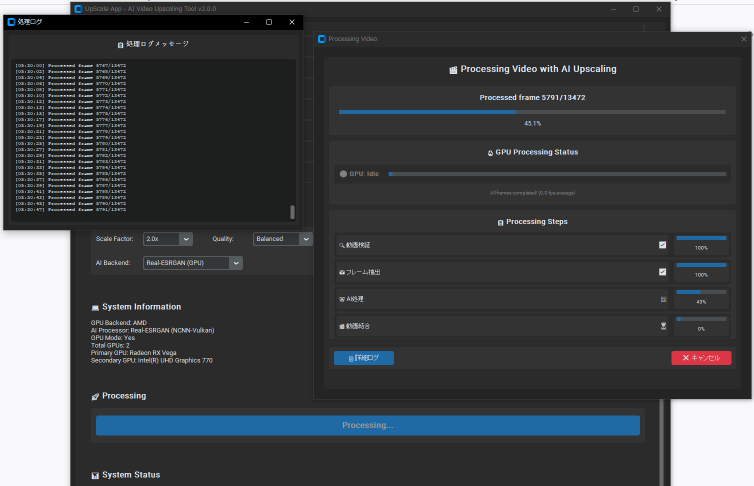
#> input picture screeenshot.png, 1508 x 971 px (shown at 1/2 size)
$ python -i mock_waifu2x.py   (imports and definitions only)
#> lines starting #> are read from the running program, lines starting #| are printed output that depends on the picture
#> further down, picture is the input picture: PIL image 1508x971 RGBA; mean R, G, B, A 63, 65.7, 68.1, 255
"""
Mock Waifu2x Implementation for Testing GUI without Real Dependencies
This provides a fallback implementation when actual waifu2x packages are not available
"""

import logging
from PIL import Image
from typing import List, Optional, Callable, Dict, Any
from pathlib import Path
import time

logger = logging.getLogger(__name__)

class MockWaifu2xUpscaler:
    """
    Mock implementation of Waifu2x upscaler for GUI testing
    Performs simple upscaling using traditional algorithms
    """

    def __init__(self,
                 backend: str = "mock",
                 gpu_id: int = 0,
                 scale: int = 2,
                 noise: int = 1,
                 model: str = "models-cunet"):
        self.backend = "mock"
        self.gpu_id = gpu_id
        self.scale = scale
        self.noise = noise
        self.model = model
        self._available = True

        logger.info(f"Mock Waifu2x initialized - Scale: {self.scale}x, Noise: {self.noise}")

    def is_available(self) -> bool:
        """Check if mock waifu2x is available"""
        return self._available

    def upscale_image(self, image: Image.Image) -> Optional[Image.Image]:
        """
        Mock upscale using simple algorithms
        Simulates waifu2x processing time and applies basic upscaling
        """
        if not self._available:
            logger.error("Mock Waifu2x not available")
            return None

        try:
            # Convert RGBA to RGB if necessary
            if image.mode == 'RGBA':
                background = Image.new('RGB', image.size, (255, 255, 255))
#> background: PIL image 1508x971 RGB; every value is 255
                background.paste(image, mask=image.split()[-1])
                image = background
            elif image.mode != 'RGB':
                image = image.convert('RGB')

            # Simulate processing time
            time.sleep(0.1)  # Brief delay to simulate processing

            # Calculate new dimensions
            width, height = image.size
#> width = 1508; height = 971
            new_width = int(width * self.scale)
#> new_width = 3016
            new_height = int(height * self.scale)
#> new_height = 1942

            # Use LANCZOS for high quality resizing (simulating waifu2x)
            upscaled = image.resize((new_width, new_height), Image.LANCZOS)

            # Apply slight sharpening to simulate AI enhancement
            from PIL import ImageFilter, ImageEnhance

            # Apply unsharp mask for better edge definition
            upscaled = upscaled.filter(ImageFilter.UnsharpMask(radius=1, percent=150, threshold=3))
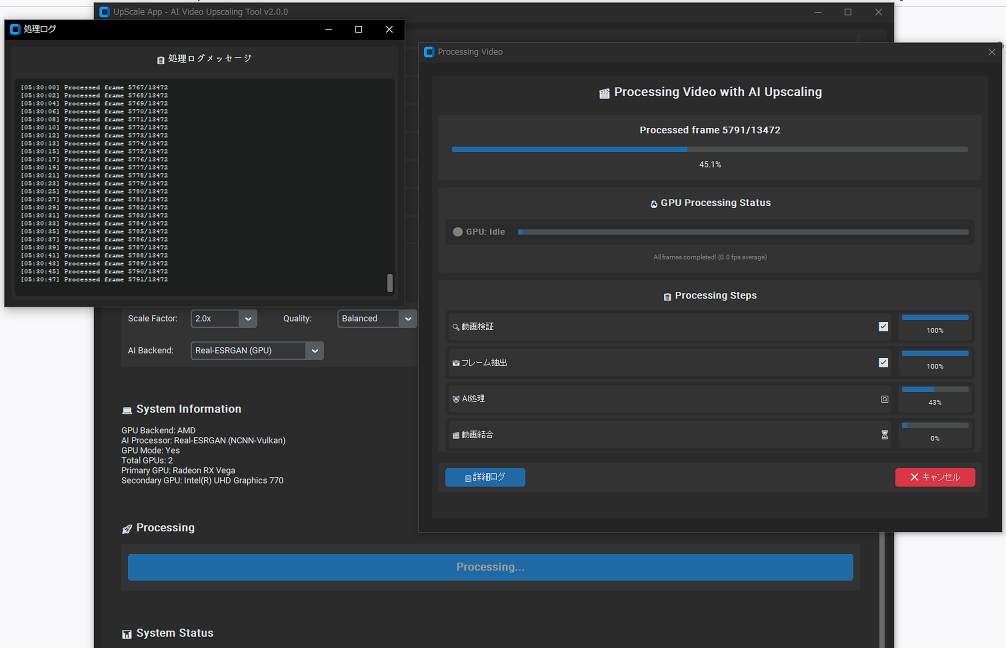
#> upscaled: PIL image 3016x1942 RGB (shown at 1/3 size); mean R, G, B 63.2, 65.8, 68.2

            # Enhance contrast slightly
            enhancer = ImageEnhance.Contrast(upscaled)
            upscaled = enhancer.enhance(1.1)

            logger.debug(f"Mock upscaled image from {width}x{height} to {new_width}x{new_height}")
            return upscaled

        except Exception as e:
            logger.error(f"Mock upscaling failed: {e}")
            return None

    # [43 lines left out: function upscale_frames, not called in this run]

    def get_supported_scales(self) -> List[int]:
        """Get supported scale factors"""
        return [1, 2, 4, 8, 16, 32]

    def get_supported_noise_levels(self) -> List[int]:
        """Get supported noise reduction levels"""
        return [-1, 0, 1, 2, 3]

    # [49 lines left out: functions get_available_models, update_settings, get_info, test_mock_waifu2x_availability, not called in this run]


def create_mock_waifu2x_upscaler(**kwargs) -> MockWaifu2xUpscaler:
    """Factory function to create mock waifu2x upscaler"""
    return MockWaifu2xUpscaler(**kwargs)

>>> from PIL import Image
>>> picture = Image.open('../../screeenshot.png')
>>> result = MockWaifu2xUpscaler().upscale_image(picture)
